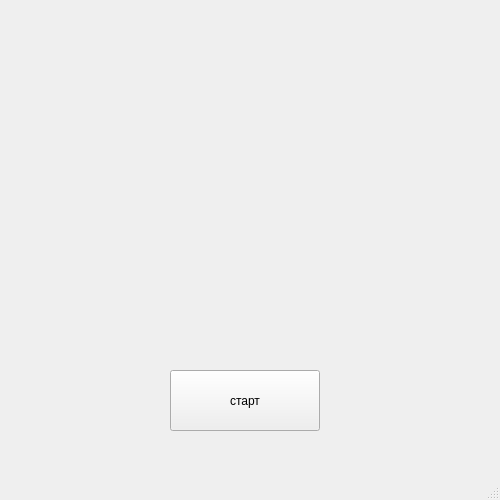
<?xml version="1.0" encoding="UTF-8"?>
<ui version="4.0">
 <class>MainWindow</class>
 <widget class="QMainWindow" name="MainWindow">
  <property name="geometry">
   <rect>
    <x>0</x>
    <y>0</y>
    <width>500</width>
    <height>500</height>
   </rect>
  </property>
  <property name="windowTitle">
   <string>Git и желтые окружности</string>
  </property>
  <widget class="QWidget" name="centralwidget">
   <widget class="QPushButton" name="pushButton">
    <property name="geometry">
     <rect>
      <x>170</x>
      <y>370</y>
      <width>150</width>
      <height>61</height>
     </rect>
    </property>
    <property name="text">
     <string>старт</string>
    </property>
   </widget>
  </widget>
  <widget class="QMenuBar" name="menubar">
   <property name="geometry">
    <rect>
     <x>0</x>
     <y>0</y>
     <width>500</width>
     <height>26</height>
    </rect>
   </property>
  </widget>
  <widget class="QStatusBar" name="statusbar"/>
 </widget>
 <resources/>
 <connections/>
</ui>
